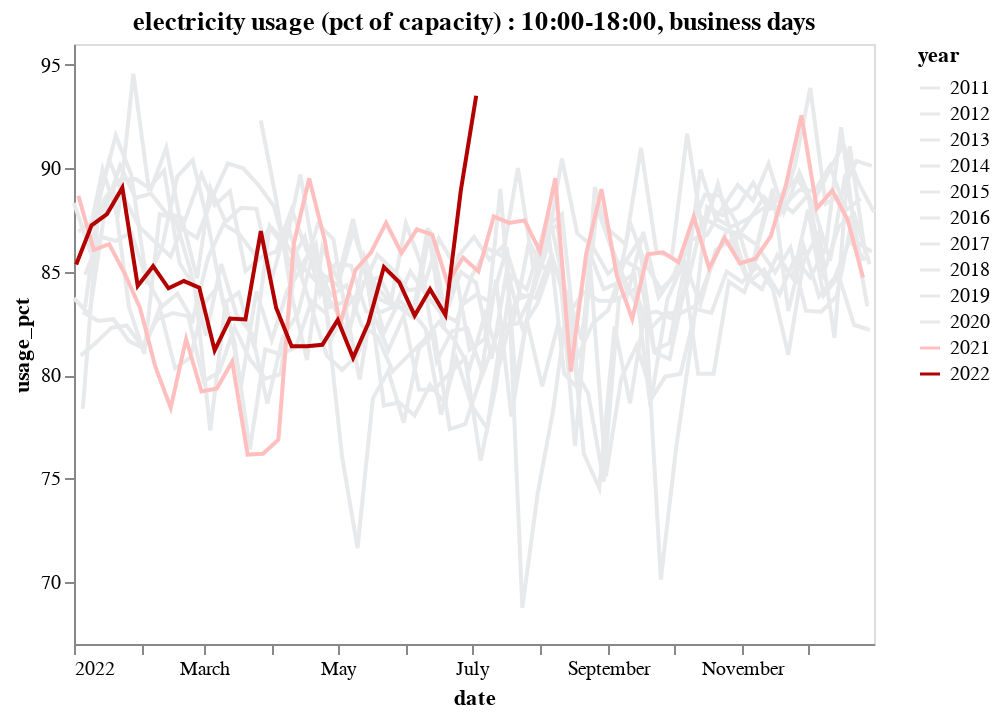

The notebook cell this image was saved under:
### Code cell
#10:00-18:00
#data
source = usage_bu.resample('D',on='entryfor').usage_pct.max()
source = source.reindex(pd.date_range(date(2011,3,20),date.today(),freq='D')
              ).bfill().rolling(7).mean().reindex(pd.date_range(date(2011,3,27),date.today(),freq='W')
                                                 ).to_frame()
source['date'] = source.index.map(lambda x: x.replace(year=2022))
source['year'] = source.index.year.astype(str)

#chart
domain = source.year.unique()
range_ =['#E8E9EB']*(len(domain) -2) + ['#ffbfbf','#b30000']

chart = alt.Chart(source).mark_line().encode(
    x='date:T',
    y=alt.Y('usage_pct',scale=alt.Scale(domain=(67, 96))),
    color=alt.Color('year',scale=alt.Scale(domain=domain, range=range_))
).configure_axis(
    grid=False
).properties(
    title='electricity usage (pct of capacity) : 10:00-18:00, business days'
)
chart

### Figure 1 — Vega-Lite specification as saved in the notebook (floating-point values rounded to 4 significant figures; data arrays with more than 128 entries replaced by an {"elided": "..."} marker saying what was removed)
{"config": {"view": {"continuousWidth": 400, "continuousHeight": 300}, "axis": {"grid": false}}, "data": {"name": "data-4e8a26f6fc29f565c7cd16efa9cb2d29"}, "mark": "line", "encoding": {"color": {"field": "year", "scale": {"domain": ["2011", "2012", "2013", "2014", "2015", "2016", "2017", "2018", "2019", "2020", "2021", "2022"], "range": ["#E8E9EB", "#E8E9EB", "#E8E9EB", "#E8E9EB", "#E8E9EB", "#E8E9EB", "#E8E9EB", "#E8E9EB", "#E8E9EB", "#E8E9EB", "#ffbfbf", "#b30000"]}, "type": "nominal"}, "x": {"field": "date", "type": "temporal"}, "y": {"field": "usage_pct", "scale": {"domain": [67, 96]}, "type": "quantitative"}}, "title": "electricity usage (pct of capacity) : 10:00-18:00, business days", "$schema": "https://vega.github.io/schema/vega-lite/v4.17.0.json", "datasets": {"data-4e8a26f6fc29f565c7cd16efa9cb2d29": {"elided": "589 records"}}}
